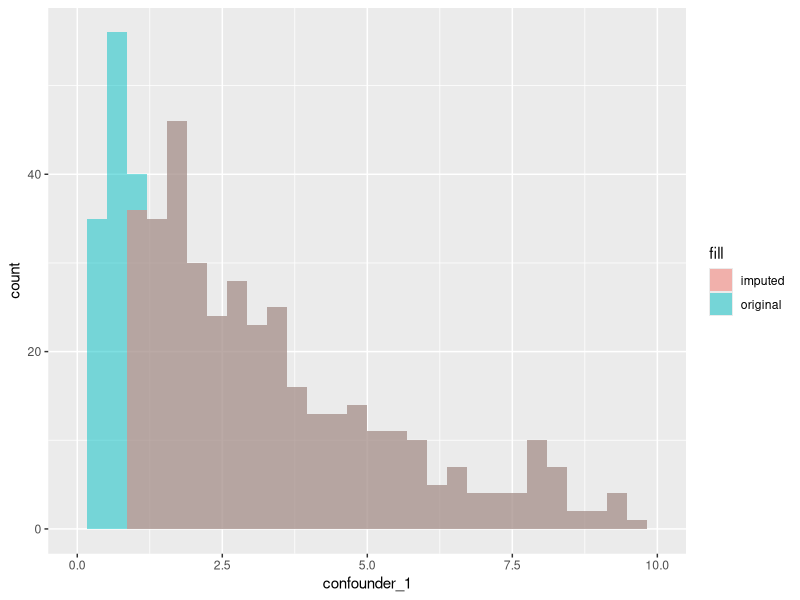

Recreate this plot in R.
## ---- chunk 1
#necessary libraries
library(tidyverse)
library(quantreg)
library(MASS)
## ---- chunk 2
#logit and expit functions for myself
logit <- function(prob) {
  value <- log(prob / (1 - prob))
  return(value)
}

expit <- function(prob) {
  value <- 1 / (1 + exp(-(prob)))
  return(value)
}

#now some other transformation functions
log_quant_transform <- function(value, min, max) {
  new_value <- log((value - min) / (max - value))
  
  if (is.nan(new_value)) {return(NA)} 
  else {return(new_value)}
}

inv_log_quant_transform <- function(value, min, max) {
  new_value <- (exp(value)*max + min) / (1+exp(value))
  return(new_value)
}
## ---- chunk 3
coefficient_generator <- function(tau, num_studies, 
                                  a_0 = logit(0.3), a_1 = log(1.1), 
                                  b_0 = logit(0.1), b_1 = log(1.5), b_2 = log(0.7), b_3 = log(1.2)) {
    
  #create which number study we have
  study_counts <- data.frame(id = 1:num_studies)
  
  study_counts <- study_counts |>
    mutate(study_num = paste("Study", id)) |>
    dplyr::select(study_num)
  
  #allow a_1 to vary
  alpha_coefficients <- rnorm(num_studies, a_1, tau)
  alpha_coefficients <- as.data.frame(alpha_coefficients) #make into data frame
  
      #renaming for better binding experience + adding a_0... not important here
      alpha_coefficients <- alpha_coefficients |> 
        mutate(a_0 = a_0) |>
        rename(a_1 = "alpha_coefficients") |>
        dplyr::select(a_0, a_1) #reordering
  
      
  #now doing the beta coefficients
  beta_vector <- c(b_1, b_2, b_3)
  
    #variance-covariance matrix
    matrix_size <- length(beta_vector)
    diag_mat <- matrix(0, matrix_size, matrix_size) 
    diag(diag_mat) <- 1 #make all the diagonals 1 for the identity matrix
    
    #lastly, we need to perform the calculation specified in section 3.1.4
    beta_matrix <- tau * diag_mat
    beta_coefficients <- mvrnorm(num_studies, beta_vector, beta_matrix)
    beta_coefficients <- as.data.frame(beta_coefficients)
    
      #renaming for better binding experience
      beta_coefficients <- beta_coefficients |> 
        mutate(b_0 = b_0) |>
        rename(b_1 = "V1", b_2 = "V2", b_3 = "V3") |>
        dplyr::select(b_0, b_1, b_2, b_3)
      
  #we need to set a LoD value for these studies that has slight variation
  LoD <- data.frame(LoD = round(runif(num_studies, min = 0.8, max = 1.2), 3))
  
  #lastly, we need a range of degrees of freedom for the confounder generation
  #there will be two just in case I want to use an F distribution
  deg_freedom <- data.frame(df_1 = round(runif(num_studies, min = 3, max = 7)),
                            df_2 = round(runif(num_studies, min = 3, max = 7)))
  
  #now combine these results
  coefficients <- cbind(study_counts, alpha_coefficients, beta_coefficients, LoD, deg_freedom)
  
  return(coefficients)
}

#coefficient_generator(tau = 0.01, num_studies = 30)
## ---- chunk 4
#this will be nested to make the list function cleaner to read
create_data <- function(sample_size, a_0, a_1, b_0, b_1, b_2, b_3, df_1, df_2) {
  
  #initialize everything
  n <- sample_size
  
  #step 1: Base Binary Predictor
  V <- rbinom(n, size = 1, prob = 0.4)
  
  #step 2: cnfounder with a skewed distribution... Biomarker missing
  C1 <- rchisq(n, df = df_1) 
  C2 <- rnorm(n, mean = 75, sd = 7) #another confounder with a normal distribution. not used right now
  
  #step 3: generating exposure variable based on confounders (probability)
  E <- expit(a_0 + a_1*C1)
  E_bin <- rbinom(n, size = 1, prob = E)
  
  #step 4: generating outcome based on confounders, exposure, and base binary predictor
  O <- expit(b_0 + b_1*E + b_2*V + b_3*C1)
  O_bin <- rbinom(n, size = 1, prob = O)
  
  #step 5: create dataset
  
  my_data <- data.frame(
    predictor = V,
    confounder_1 = C1,
    confounder_2 = C2,
    exposure = E_bin,
    outcome = O_bin
  )
  
  return(my_data)
} 
## ---- chunk 5
#recall all coefficients are stored in coefficient_generator funct
create_multiple_datasets <- function(study_coefficient_dataset, sample_size) {
  my_list <- list() #initialize empty list
  
  #pulling all values we need
  a_0_values <- study_coefficient_dataset |> dplyr::pull(a_0)
  a_1_values <- study_coefficient_dataset |> dplyr::pull(a_1)
  b_0_values <- study_coefficient_dataset |> dplyr::pull(b_0)
  b_1_values <- study_coefficient_dataset |> dplyr::pull(b_1)
  b_2_values <- study_coefficient_dataset |> dplyr::pull(b_2)
  b_3_values <- study_coefficient_dataset |> dplyr::pull(b_3)
  
  #also degrees of freedom
  df_1_values <- study_coefficient_dataset |> dplyr::pull(df_1)
  df_2_values <- study_coefficient_dataset |> dplyr::pull(df_2) #only if necessary
  
  for(i in 1:nrow(study_coefficient_dataset)) {
    #do the data generating mechanism
    a_0 <- a_0_values[i]
    a_1 <- a_1_values[i]
    b_0 <- b_0_values[i]
    b_1 <- b_1_values[i]
    b_2 <- b_2_values[i]
    b_3 <- b_3_values[i]
    
    #also the degrees of freedom
    df_1 <- df_1_values[i]
    df_2 <- df_2_values[i]
    
    #apply the data generating mechanism function from the values above
    my_data <- create_data(sample_size = sample_size, 
                           a_0 = a_0, a_1 = a_1, 
                           b_0 = b_0, b_1 = b_1, b_2 = b_2, b_3 = b_3,
                           df_1 = df_1, df_2 = df_2)
    
    
    #finally, add this dataset to our list
    my_list[[i]] <- my_data
  
  }
  
  #return the list
  return(my_list)
}
## ---- chunk 6
set.seed(605)

#don't forget to load the three functions necessary to make this work
my_coefficients_basic <- coefficient_generator(tau = 0.01, num_studies = 2)
my_studies_basic <- create_multiple_datasets(my_coefficients_basic, sample_size = 500)
## ---- chunk 7
#doesn't matter which study is the basis study
basis_study <- as.data.frame(my_studies_basic[1])
missing_study <- as.data.frame(my_studies_basic[2])

#get rid of the mess
rm(my_studies_basic)
## ---- chunk 8
#look at my_coefficients and see that randomly selected LoD is 0.912
missing_study <- missing_study |>
  mutate(confounder_1_missing = ifelse(confounder_1 >= 0.912, confounder_1, NA))

#count proportion of missingness here: 17.6%
prop_missing = sum(is.na(missing_study$confounder_1_missing)) / nrow(missing_study)
prop_missing
## ---- chunk 9
ggplot(missing_study) +
  geom_histogram(aes(x = confounder_1, fill = "original"), alpha = 0.5) +
  geom_histogram(aes(x = confounder_1_missing, fill = "imputed"), alpha = 0.5) + 
  xlim(0,10)
## ---- chunk 10
min = 0
max = ceiling(quantile(basis_study$confounder_1, prob = 0.99))

#the transformation of confounder 1
basis_study <- basis_study |>
  mutate(confounder_1_transformed = sapply(confounder_1, log_quant_transform, min, max))

#some NaN's are produced, but that is to be expected
## ---- chunk 11
#test with 1st quartile, median, and 3rd quartile: need to transform them back

#initiliaze empty data frame
coefficient_data <- data.frame()

for(i in seq(0.01:0.99, by=0.01)) {
  reg_coeff <- rq(confounder_1_transformed ~ exposure + outcome, data = basis_study, tau=i)
  
  new_data <- data.frame(
    b0 = reg_coeff$coefficients[1],
    b1 = reg_coeff$coefficients[2],
    b2 = reg_coeff$coefficients[3],
    quant = i
  )
  
  coefficient_data <- rbind(coefficient_data, new_data) #add to new iterations
}
## ---- chunk 12
#we already did this, so we're just going to clean up
rm(new_data)
rm(reg_coeff)

coefficient_data
## ---- chunk 13
#we had this code previously, but it's repeated here for clarification
prop_missing = sum(is.na(missing_study$confounder_1_missing)) / nrow(missing_study)
prop_missing
## ---- chunk 14
uniform_values <- function() {
  u <- runif(1, min = 1, max = 99)
  
  #all the values we need from the uniform
  floor_u <- floor(u) / 100
  mod_u <- (u - floor(u)) / 100
  next_u <- ceiling(u) / 100
  
  #now putting this into a vector
  my_u <- c(u, floor_u, mod_u, next_u)
  return(my_u)
}
## ---- chunk 15
#non function version... there has to be a better way to do this, right???
#constant imputation example... replace the sqrt(2) with a function that performs the algorithm!
missing_study <- missing_study |>
  mutate(confounder_1_imputed = ifelse(is.na(confounder_1_missing), sqrt(2), confounder_1_missing))


#not entirely sure how i want to build this up
conditional_logistic_quantile_imputation <- function(basis_coefficients, study_for_imputation, var_for_imputation) {
  u_vector <- uniform_values() #random draw from a uniform dist
  
  #choose the coefficients associated with the right tau value for quantile regression
  
  
  
  
  
  #lastly, untransform this value using the right min and max... organization is a headache
}



#current idea for the function:
#if the data point is missing:
#get my uniform values
#extract that uniform value row from basis_coefficients 
#extract the appropriate covariates from study_for_imputation
#do fitting
#spit out the value
#untransform the variable using min and max from study_for_imputation?

#rinse and repeat
## ---- chunk 16
CLQI_MI <- function(num_iterations = 10) {
  #repeat this 10 times and save the desired parameters
  
}

#return a dataframe with all necessary information
## ---- chunk 17
#need a refresher, but should be easy
## ---- chunk 18
#bias example
## ---- chunk 19
#MSE example
## ---- chunk 20
#coverage example
